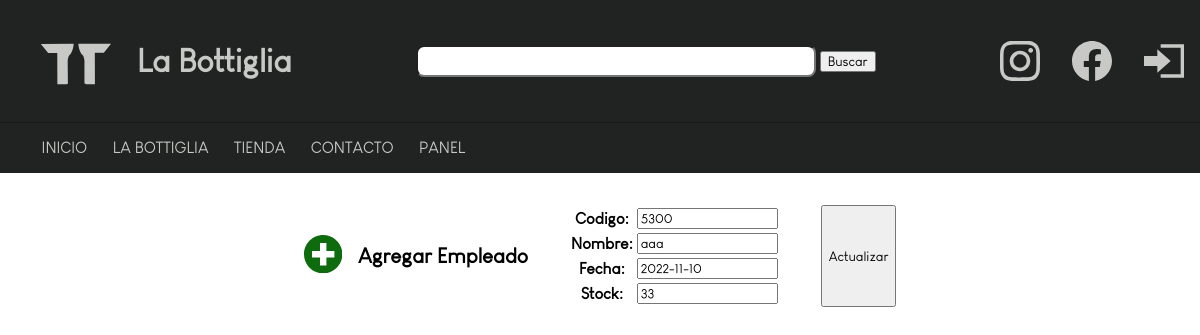
/panel/entradas/editar/1 (signed in), run on the app's committed database.
### database/models.py (models this page shows)
class entradas(models.Model):
    codigo = models.CharField(max_length = 50)
    nombre = models.CharField(max_length = 50)
    fecha = models.DateField()
    stock = models.IntegerField()

### database/views.py (the view)
# urls.py: path('panel/entradas/editar/<pk>',staff_member_required(EntradasUpdate.as_view()),name='panel-entradas-editar'),
class EntradasUpdate(UpdateView):
    model = entradas
    success_url = '/panel/entradas/'
    fields = ['codigo','nombre','fecha','stock']
    template_name ='panel_entradas_editar.html'

### tiendaOnline/templates/panel_entradas_editar.html (shortened to what this page needs)
{% extends 'base.html' %}
{% block contenido %}
<form method="post">
<div class="container">
    <div class="botonContainer">
        <a href="{% url 'panel-entradas-nuevo'%}"><svg xmlns="http://www.w3.org/2000/svg" width="2.4rem" height="2.4rem" viewBox="0 0 24 24"><path class='agregar_icon' d="M12 0c-6.627 0-12 5.373-12 12s5.373 12 12 12 12-5.373 12-12-5.373-12-12-12zm7 14h-5v5h-4v-5h-5v-4h5v-5h4v5h5v4z"/></svg></a>
        <h4 style='font-size:1.3rem;'>Agregar Empleado</h4>
    </div>
<table>
    {{form.as_table}}
</table>
</form>
<input type="submit" value="Actualizar">
{% endblock contenido %}

### tiendaOnline/static/css/productos.css (style rules this page uses)
body, html { margin: 0; padding: 0; width: 100%; height: 100%; box-sizing: border-box; }
* { box-sizing: inherit; font-family: 'GeorgeCafe'; }
a { text-decoration: none; color:#C8C9C7; }
.container { width: 100%; display: flex; justify-content: center; gap: 2.5rem; margin-top: 2rem; }
.botonContainer { display: flex; justify-content: center; align-items: center; gap:1rem; }

### data on the page
entradas: codigo "5300", nombre "aaa", fecha "2022-11-10", stock "33"
